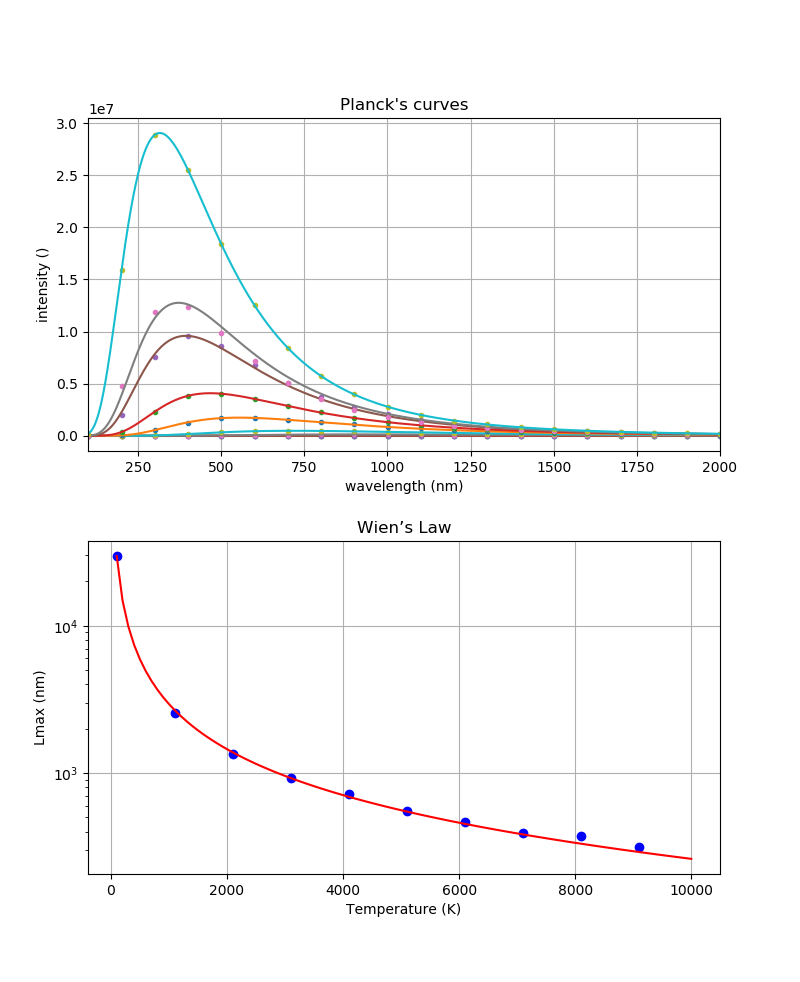

Generate this figure with Python:
# -*- coding: utf-8 -*-
"""
Created on Apr 30, 2019
@author: Hezy Amiel
planck.py
this script uses Planck's equation to create a set of black body radiation curves at varius temperatures, find the wavelength of maximum radiation for each curve, and use it to plot Wien's law
"""
 
import numpy as np
import matplotlib.pyplot as plt
from scipy.optimize import curve_fit
 
# Planck's constant
h = 6.62607015e-34 # J*s
 
# Boltzmann's constant
k = 1.380648528e-23 # J/K
 
# speed of light
c = 299792458 # m/s
 
 
# Palnck's function
# T = temperature, lam = wavelength (nm), l = wavelength (m)
def planck(lam, T):
    l = lam * 1e-9
    return (8*np.pi*h*c/l**5)/(np.exp(h*c/(l*k*T)-1))
 
    
# a function for fitting Wien's curve
def wien(x, a0, a1):
    return a0 + a1/x

    
# create Planck's curves for different temperatures
x = np.arange(1, 30100, 100)
xfit = np.arange(1, 30001, 1)
fig, axs = plt.subplots(nrows=2, ncols=1, sharex=False, figsize=(8, 12))
 
T = np.arange(100, 10100, 1000)
Lmax = np.array([])
for t in T:
    y = (planck(x,t))*(1 + np.random.normal(0, 0.1, None))
    axs[0].plot(x, y, ".")
    popt, pcov = curve_fit(planck, x, y, 2000)
    print(popt, pcov)
    yfit = planck(xfit, *popt)
    axs[0].plot(xfit, yfit, "-")
    L = np.argmax(yfit)
    Lmax = np.append(Lmax,np.argmax(yfit))


# fit data with function
axs[1].plot(T, Lmax, "bo")
T2 = np.arange(100, 10100, 100)
popt, pcov = curve_fit(wien, T, Lmax)
print(popt)
print(pcov)
axs[1].plot(T2, wien(T2, *popt), "r-")

# arange figure
 
axs[0].grid(True)
axs[0].set_title("Planck's curves")
axs[0].set_xlabel("wavelength (nm)")
axs[0].set_xlim(100,2000)
#axs[0].set_ylim(1e-250,1e10)
axs[0].set_ylabel("intensity ()")
#axs[0].set_yscale('log')
#axs[0].set_xscale('log')


axs[1].grid(True)
axs[1].set_title("Wien’s Law")
axs[1].set_xlabel("Temperature (K)")
axs[1].set_ylabel("Lmax (nm)")
axs[1].set_yscale('log')

plt.show()
